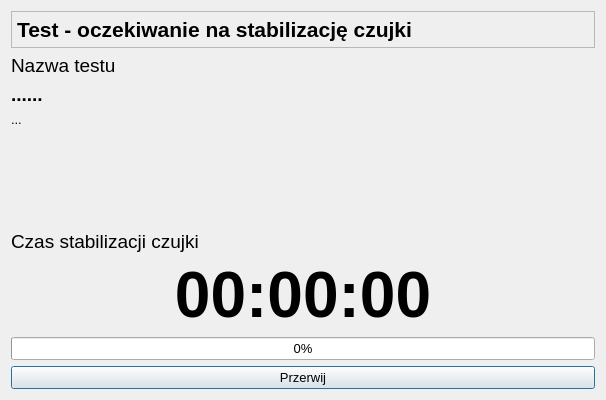
<?xml version="1.0" encoding="UTF-8"?>
<ui version="4.0">
 <class>OknoStabilizacjaCzujki</class>
 <widget class="QDialog" name="OknoStabilizacjaCzujki">
  <property name="geometry">
   <rect>
    <x>0</x>
    <y>0</y>
    <width>606</width>
    <height>400</height>
   </rect>
  </property>
  <property name="minimumSize">
   <size>
    <width>600</width>
    <height>400</height>
   </size>
  </property>
  <property name="maximumSize">
   <size>
    <width>1920</width>
    <height>1200</height>
   </size>
  </property>
  <property name="font">
   <font>
    <family>Arial</family>
    <pointsize>10</pointsize>
   </font>
  </property>
  <property name="windowTitle">
   <string>Parametry Testu - oczekiwanie na stabilizację czujki</string>
  </property>
  <layout class="QVBoxLayout" name="verticalLayout">
   <item>
    <widget class="QFrame" name="frame">
     <property name="maximumSize">
      <size>
       <width>16777215</width>
       <height>40</height>
      </size>
     </property>
     <property name="frameShape">
      <enum>QFrame::StyledPanel</enum>
     </property>
     <property name="frameShadow">
      <enum>QFrame::Raised</enum>
     </property>
     <layout class="QHBoxLayout" name="horizontalLayout">
      <property name="leftMargin">
       <number>5</number>
      </property>
      <property name="topMargin">
       <number>5</number>
      </property>
      <property name="rightMargin">
       <number>5</number>
      </property>
      <property name="bottomMargin">
       <number>5</number>
      </property>
      <item>
       <widget class="QLabel" name="head">
        <property name="maximumSize">
         <size>
          <width>16777215</width>
          <height>45</height>
         </size>
        </property>
        <property name="font">
         <font>
          <family>Arial</family>
          <pointsize>16</pointsize>
          <bold>true</bold>
         </font>
        </property>
        <property name="text">
         <string>Test - oczekiwanie na stabilizację czujki</string>
        </property>
       </widget>
      </item>
     </layout>
    </widget>
   </item>
   <item>
    <widget class="QLabel" name="eTestName">
     <property name="font">
      <font>
       <family>Arial</family>
       <pointsize>14</pointsize>
      </font>
     </property>
     <property name="text">
      <string>Nazwa testu</string>
     </property>
     <property name="alignment">
      <set>Qt::AlignLeading|Qt::AlignLeft|Qt::AlignVCenter</set>
     </property>
    </widget>
   </item>
   <item>
    <widget class="QLabel" name="testName">
     <property name="font">
      <font>
       <family>Arial</family>
       <pointsize>14</pointsize>
       <bold>true</bold>
      </font>
     </property>
     <property name="text">
      <string>......</string>
     </property>
    </widget>
   </item>
   <item>
    <widget class="QLabel" name="podTestName">
     <property name="text">
      <string>...</string>
     </property>
    </widget>
   </item>
   <item>
    <spacer name="verticalSpacer">
     <property name="orientation">
      <enum>Qt::Vertical</enum>
     </property>
     <property name="sizeHint" stdset="0">
      <size>
       <width>20</width>
       <height>40</height>
      </size>
     </property>
    </spacer>
   </item>
   <item>
    <widget class="QLabel" name="lczas">
     <property name="font">
      <font>
       <family>Arial</family>
       <pointsize>14</pointsize>
      </font>
     </property>
     <property name="text">
      <string>Czas stabilizacji czujki</string>
     </property>
     <property name="wordWrap">
      <bool>true</bool>
     </property>
    </widget>
   </item>
   <item>
    <widget class="QLabel" name="czas">
     <property name="font">
      <font>
       <family>Arial</family>
       <pointsize>48</pointsize>
       <bold>true</bold>
      </font>
     </property>
     <property name="text">
      <string>00:00:00</string>
     </property>
     <property name="alignment">
      <set>Qt::AlignCenter</set>
     </property>
     <property name="wordWrap">
      <bool>true</bool>
     </property>
    </widget>
   </item>
   <item>
    <widget class="QProgressBar" name="progressBar">
     <property name="value">
      <number>0</number>
     </property>
    </widget>
   </item>
   <item>
    <widget class="QPushButton" name="pbBreak">
     <property name="text">
      <string>Przerwij</string>
     </property>
    </widget>
   </item>
  </layout>
 </widget>
 <resources/>
 <connections/>
</ui>
